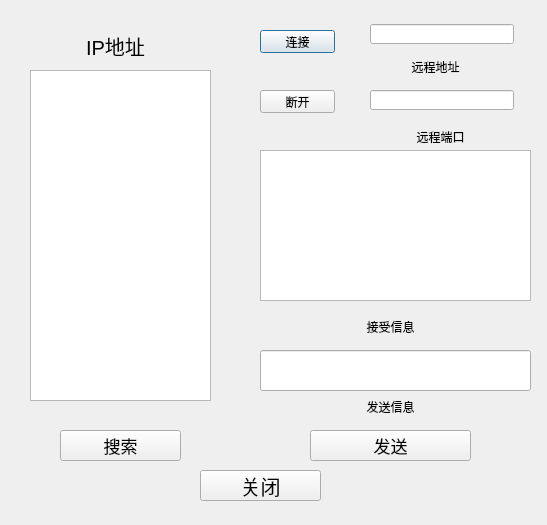
<?xml version="1.0" encoding="UTF-8"?>
<ui version="4.0">
 <class>UiIPSreach</class>
 <widget class="QDialog" name="UiIPSreach">
  <property name="geometry">
   <rect>
    <x>0</x>
    <y>0</y>
    <width>547</width>
    <height>525</height>
   </rect>
  </property>
  <property name="windowTitle">
   <string>Dialog</string>
  </property>
  <widget class="QLabel" name="labServerPort_4">
   <property name="geometry">
    <rect>
     <x>350</x>
     <y>390</y>
     <width>81</width>
     <height>34</height>
    </rect>
   </property>
   <property name="text">
    <string>发送信息</string>
   </property>
   <property name="alignment">
    <set>Qt::AlignCenter</set>
   </property>
  </widget>
  <widget class="QPushButton" name="ToConnect">
   <property name="geometry">
    <rect>
     <x>260</x>
     <y>30</y>
     <width>75</width>
     <height>23</height>
    </rect>
   </property>
   <property name="text">
    <string>连接</string>
   </property>
  </widget>
  <widget class="QPushButton" name="Disconnect">
   <property name="geometry">
    <rect>
     <x>260</x>
     <y>90</y>
     <width>75</width>
     <height>23</height>
    </rect>
   </property>
   <property name="text">
    <string>断开</string>
   </property>
  </widget>
  <widget class="QLabel" name="labServerPort_2">
   <property name="geometry">
    <rect>
     <x>400</x>
     <y>120</y>
     <width>81</width>
     <height>34</height>
    </rect>
   </property>
   <property name="text">
    <string>远程端口</string>
   </property>
   <property name="alignment">
    <set>Qt::AlignCenter</set>
   </property>
  </widget>
  <widget class="QListWidgetMouse" name="Mouselist">
   <property name="geometry">
    <rect>
     <x>30</x>
     <y>70</y>
     <width>181</width>
     <height>331</height>
    </rect>
   </property>
  </widget>
  <widget class="QLabel" name="labServerPort_3">
   <property name="geometry">
    <rect>
     <x>350</x>
     <y>310</y>
     <width>81</width>
     <height>34</height>
    </rect>
   </property>
   <property name="text">
    <string>接受信息</string>
   </property>
   <property name="alignment">
    <set>Qt::AlignCenter</set>
   </property>
  </widget>
  <widget class="QLineEdit" name="IP">
   <property name="geometry">
    <rect>
     <x>370</x>
     <y>24</y>
     <width>144</width>
     <height>20</height>
    </rect>
   </property>
  </widget>
  <widget class="QPushButton" name="FindIP">
   <property name="geometry">
    <rect>
     <x>60</x>
     <y>430</y>
     <width>121</width>
     <height>31</height>
    </rect>
   </property>
   <property name="font">
    <font>
     <pointsize>13</pointsize>
    </font>
   </property>
   <property name="text">
    <string>搜索</string>
   </property>
  </widget>
  <widget class="QLabel" name="labServerIP_2">
   <property name="geometry">
    <rect>
     <x>400</x>
     <y>50</y>
     <width>71</width>
     <height>34</height>
    </rect>
   </property>
   <property name="text">
    <string>远程地址</string>
   </property>
   <property name="alignment">
    <set>Qt::AlignCenter</set>
   </property>
  </widget>
  <widget class="QLabel" name="labServerPort_5">
   <property name="geometry">
    <rect>
     <x>60</x>
     <y>20</y>
     <width>111</width>
     <height>51</height>
    </rect>
   </property>
   <property name="font">
    <font>
     <pointsize>15</pointsize>
    </font>
   </property>
   <property name="text">
    <string>IP地址</string>
   </property>
   <property name="alignment">
    <set>Qt::AlignCenter</set>
   </property>
  </widget>
  <widget class="QPushButton" name="ClientSend">
   <property name="geometry">
    <rect>
     <x>310</x>
     <y>430</y>
     <width>161</width>
     <height>31</height>
    </rect>
   </property>
   <property name="font">
    <font>
     <pointsize>13</pointsize>
    </font>
   </property>
   <property name="text">
    <string>发送</string>
   </property>
  </widget>
  <widget class="QLineEdit" name="Port">
   <property name="geometry">
    <rect>
     <x>370</x>
     <y>90</y>
     <width>144</width>
     <height>20</height>
    </rect>
   </property>
  </widget>
  <widget class="QTextEdit" name="MsgMain">
   <property name="geometry">
    <rect>
     <x>260</x>
     <y>150</y>
     <width>271</width>
     <height>151</height>
    </rect>
   </property>
   <property name="readOnly">
    <bool>true</bool>
   </property>
  </widget>
  <widget class="QLineEdit" name="MainSend">
   <property name="geometry">
    <rect>
     <x>260</x>
     <y>350</y>
     <width>271</width>
     <height>41</height>
    </rect>
   </property>
  </widget>
  <widget class="QPushButton" name="pushButton">
   <property name="geometry">
    <rect>
     <x>200</x>
     <y>470</y>
     <width>121</width>
     <height>31</height>
    </rect>
   </property>
   <property name="font">
    <font>
     <pointsize>15</pointsize>
    </font>
   </property>
   <property name="text">
    <string>关闭</string>
   </property>
  </widget>
 </widget>
 <customwidgets>
  <customwidget>
   <class>QListWidgetMouse</class>
   <extends>QListWidget</extends>
   <header location="global">qlistwidgetmouse.h</header>
  </customwidget>
 </customwidgets>
 <resources/>
 <connections/>
</ui>
